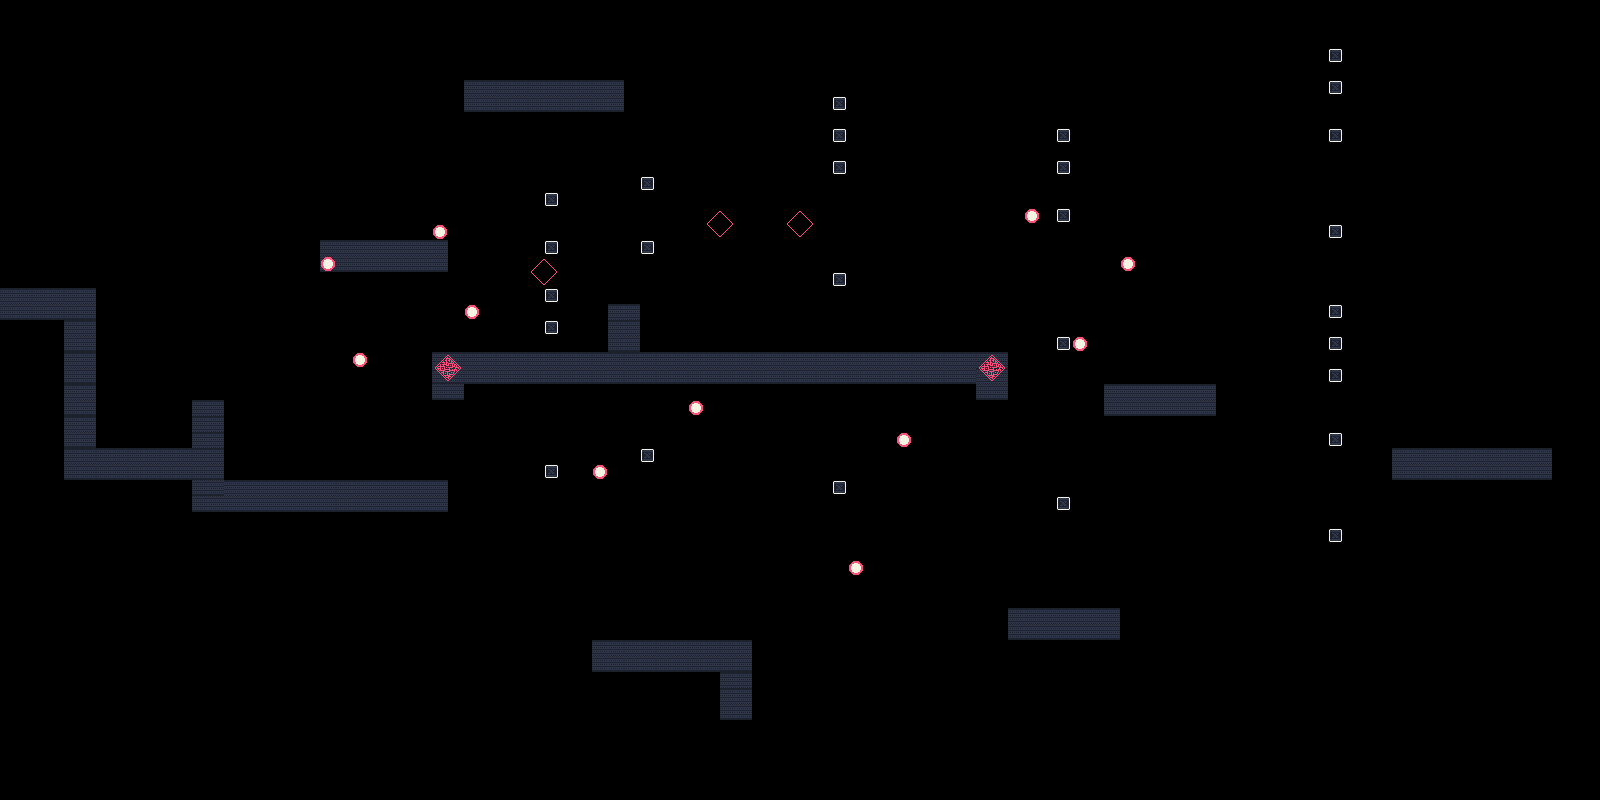

The image is a tile-based game level rendered from a .tmx file. Its description and source (layers, tilesets, objects; grid data summarised) follow:
An orthogonal 100x50 tile map with 16x16 px tiles, 3 tile layers (background, midground, foreground) and 1 object (player_spawn).

<map version="1.2" tiledversion="1.3.4" orientation="orthogonal" renderorder="right-down" width="100" height="50" tilewidth="16" tileheight="16" infinite="0" nextlayerid="5" nextobjectid="2">
 <editorsettings>
  <export target="testmap.json" format="json" />
 </editorsettings>
 <tileset firstgid="1" name="industrial.v2" tilewidth="16" tileheight="16" tilecount="1024" columns="32">
  <image source="../tiles/industrial.v2.png" width="512" height="512" />
  <tile id="5">
   <properties>
    <property name="collides" type="bool" value="true" />
   </properties>
  </tile>
  <tile id="12">
   <properties>
    <property name="collides" type="bool" value="true" />
   </properties>
  </tile>
  <tile id="13">
   <properties>
    <property name="collides" type="bool" value="true" />
   </properties>
  </tile>
  <tile id="14">
   <properties>
    <property name="collides" type="bool" value="true" />
   </properties>
  </tile>
  <tile id="15">
   <properties>
    <property name="collides" type="bool" value="true" />
   </properties>
  </tile>
  <tile id="19">
   <properties>
    <property name="collides" type="bool" value="true" />
   </properties>
  </tile>
  <tile id="20">
   <properties>
    <property name="collides" type="bool" value="true" />
   </properties>
  </tile>
  <tile id="21">
   <properties>
    <property name="collides" type="bool" value="true" />
   </properties>
  </tile>
  <tile id="53">
   <properties>
    <property name="collides" type="bool" value="true" />
   </properties>
  </tile>
  <tile id="196">
   <properties>
    <property name="collides" type="bool" value="true" />
   </properties>
  </tile>
  <tile id="197">
   <properties>
    <property name="collides" type="bool" value="true" />
   </properties>
  </tile>
  <tile id="198">
   <properties>
    <property name="collides" type="bool" value="true" />
   </properties>
  </tile>
  <tile id="199">
   <properties>
    <property name="collides" type="bool" value="true" />
   </properties>
  </tile>
  <tile id="200">
   <properties>
    <property name="collides" type="bool" value="true" />
   </properties>
  </tile>
  <tile id="201">
   <properties>
    <property name="collides" type="bool" value="true" />
   </properties>
  </tile>
  <tile id="228">
   <properties>
    <property name="collides" type="bool" value="true" />
   </properties>
  </tile>
  <tile id="229">
   <properties>
    <property name="collides" type="bool" value="true" />
   </properties>
  </tile>
  <tile id="230">
   <properties>
    <property name="collides" type="bool" value="true" />
   </properties>
  </tile>
  <tile id="231">
   <properties>
    <property name="collides" type="bool" value="true" />
   </properties>
  </tile>
  <tile id="232">
   <properties>
    <property name="collides" type="bool" value="true" />
   </properties>
  </tile>
  <tile id="233">
   <properties>
    <property name="collides" type="bool" value="true" />
   </properties>
  </tile>
 </tileset>
 <layer id="1" name="background" width="100" height="50">
  <data>[5000 cells, 27 non-empty, 1 distinct tile ids]</data>
 </layer>
 <layer id="2" name="midground" width="100" height="50">
  <data>[5000 cells, 278 non-empty, 4 distinct tile ids]</data>
 </layer>
 <layer id="3" name="foreground" width="100" height="50">
  <data>[5000 cells, 31 non-empty, 9 distinct tile ids]</data>
 </layer>
 <objectgroup id="4" name="stuff">
  <object id="1" name="spawn_point" type="player_spawn" x="699.785" y="289.228">
   <point />
  </object>
 </objectgroup>
</map>
